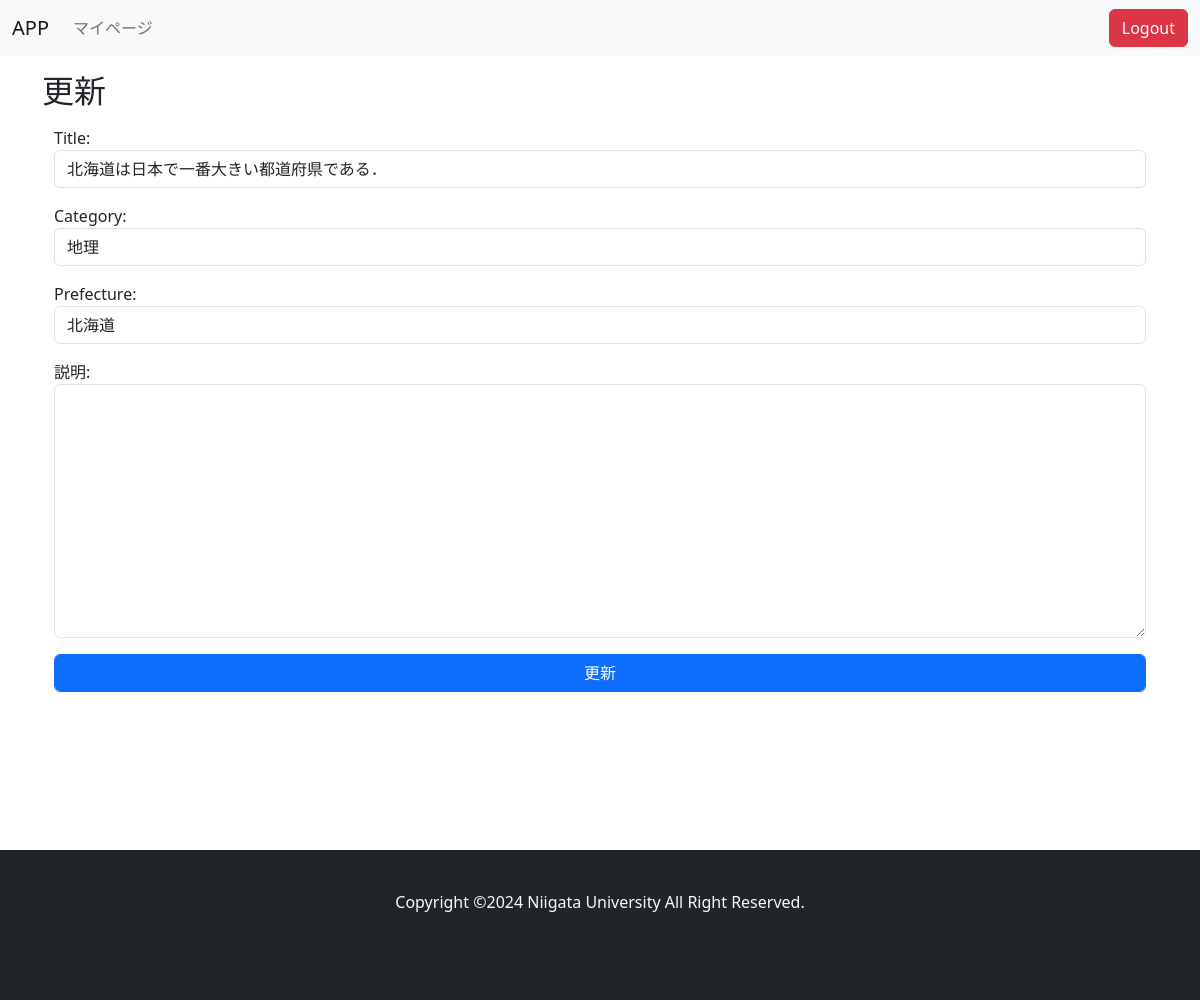
/update/2/ (signed in), run on an earlier commit of the app's database.
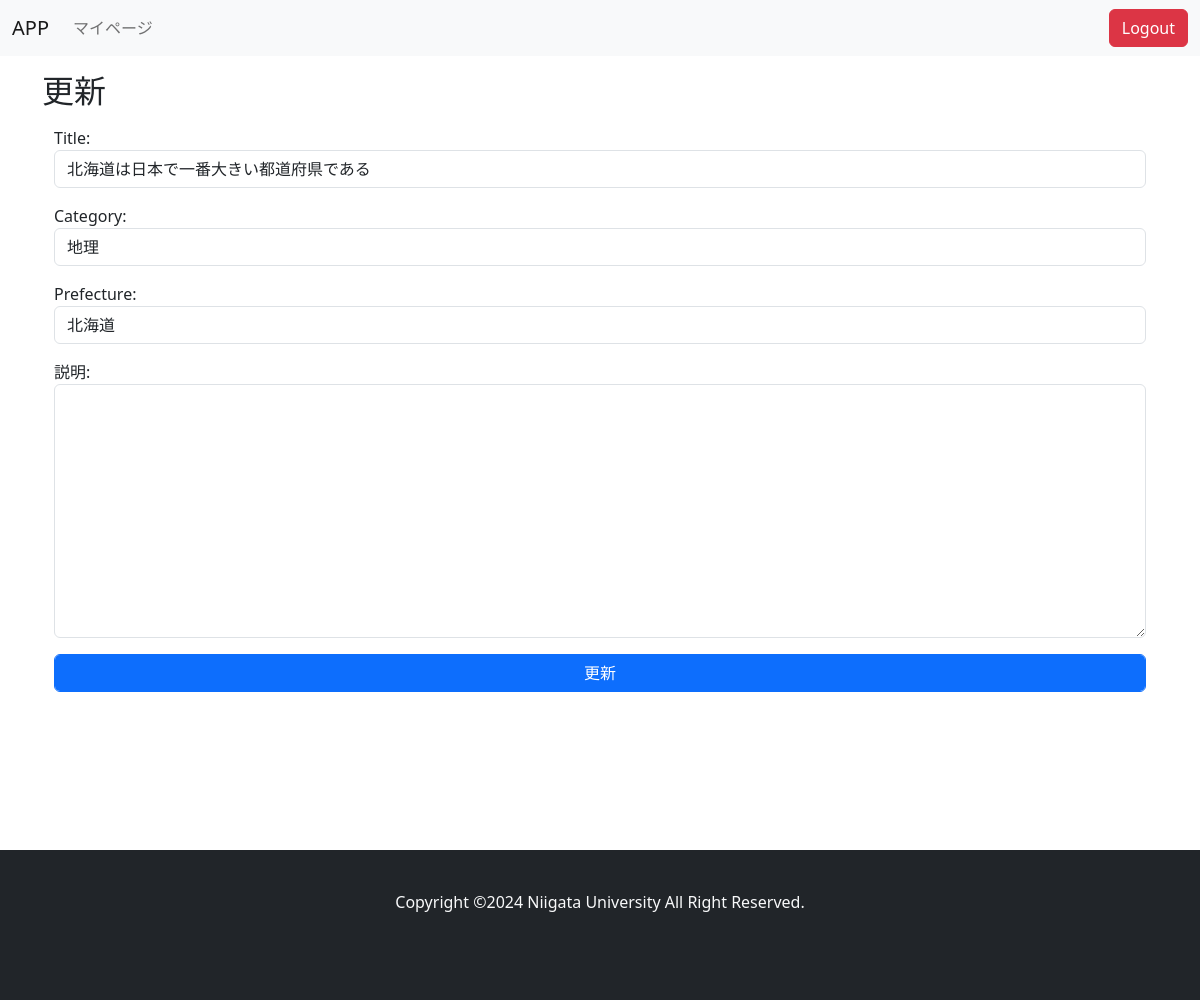
And on a later commit of the database.
### main/models.py (models this page shows, shortened)
class Post(models.Model):
    CATEGORY_CHOICES = [
        ('地理', '地理'),
        ('歴史', '歴史'),
        ('人物', '人物'),
        ('自然', '自然'),
        ('伝統', '伝統'),
        ('スポーツ', 'スポーツ'),
        ('食', '食'),
        ('文化', '文化'),
        ('芸能', '芸能'),
        ('特産品', '特産品'),
        ('方言', '方言'),
        ('その他', 'その他'),
    ]
    PREFECTURE_CHOICES = [
        ('北海道', '北海道'),
        ('青森県', '青森県'),
        ('岩手県', '岩手県'),
        ('宮城県', '宮城県'),
        ('秋田県', '秋田県'),
        ('山形県', '山形県'),
        ('福島県', '福島県'),
        ('茨城県', '茨城県'),
        ('栃木県', '栃木県'),
        ('群馬県', '群馬県'),
        ('埼玉県', '埼玉県'),
        ('千葉県', '千葉県'),
        ('東京都', '東京都'),
        ('神奈川県', '神奈川県'),
        ('新潟県', '新潟県'),
        ('富山県', '富山県'),
        ('石川県', '石川県'),
        ('福井県', '福井県'),
        ('山梨県', '山梨県'),
        ('長野県', '長野県'),
        ('岐阜県', '岐阜県'),
        ('静岡県', '静岡県'),
        ('愛知県', '愛知県'),
        ('三重県', '三重県'),
        ('滋賀県', '滋賀県'),
        ('京都府', '京都府'),
        ('大阪府', '大阪府'),
        ('兵庫県', '兵庫県'),
        ('奈良県', '奈良県'),
        ('和歌山県', '和歌山県'),
        ('鳥取県', '鳥取県'),
        ('島根県', '島根県'),
        ('岡山県', '岡山県'),
        ('広島県', '広島県'),
        ('山口県', '山口県'),
        ('徳島県', '徳島県'),
        ('香川県', '香川県'),
        ('愛媛県', '愛媛県'),
        ('高知県', '高知県'),
        ('福岡県', '福岡県'),
        ('佐賀県', '佐賀県'),
        ('長崎県', '長崎県'),
        ('熊本県', '熊本県'),
        ('大分県', '大分県'),
        ('宮崎県', '宮崎県'),
        ('鹿児島県', '鹿児島県'),
        ('沖縄県', '沖縄県'),
    ]
    title = models.CharField(max_length=20)
    category = models.CharField(max_length=20, choices=CATEGORY_CHOICES)
    prefecture = models.CharField(max_length=20, choices=PREFECTURE_CHOICES)
    content = models.TextField(blank=True, null=True)
    user = models.ForeignKey(User, on_delete=models.CASCADE)
    like = models.ManyToManyField(User, related_name='related_post', blank=True)
    create_at = models.DateTimeField()
    update_at = models.DateTimeField()
    class Meta:
        db_table = 'posts'
        ordering = ["-create_at"]

### main/views.py (the view, shortened to what this page needs)
# urls.py: path("update/<int:pk>/", TriviaUpdateView.as_view(), name="trivia-update"),
class TriviaUpdateView(LoginRequiredMixin, UserPassesTestMixin, SuccessMessageMixin, UpdateView):
    model = Post
    template_name = "main/update.html"
    form_class = PostUpdateForm
    success_message = "投稿を更新しました"
    def test_func(self, **kwargs):
        id = self.kwargs["pk"]
        post = Post.objects.get(id=id)
        return (post.user == self.request.user)

### main/forms.py (shortened to what this page needs)
class PostUpdateForm(forms.ModelForm):
    content = forms.CharField(label="説明", widget=forms.Textarea, required=False)
    class Meta:
        model = Post
        fields = ['title', 'category', 'prefecture', 'content']
    def __init__(self, *args, **kwargs):
        for field in self.base_fields.values():
            field.widget.attrs.update({"class":"form-control"})
        super().__init__(*args, **kwargs)

### templates/main/update.html (shortened to what this page needs)
{% extends "base.html" %}
{% block content %}
<div class="container my-3">
    <h2>更新</h2>
    <div class="container my-3" style="max-width: 700;">
        <form method="POST">
            {{ form.as_p }}
            <input class="form-control btn btn-primary" type="submit" type="submit" value="更新">
        </form>
    </div>
</div>
{% endblock %}

What changed in the data, as far as the page shows it:
changed Post "地理": title "北海道は日本で一番大きい都道府県である．" → "北海道は日本で一番大きい都道府県である"
